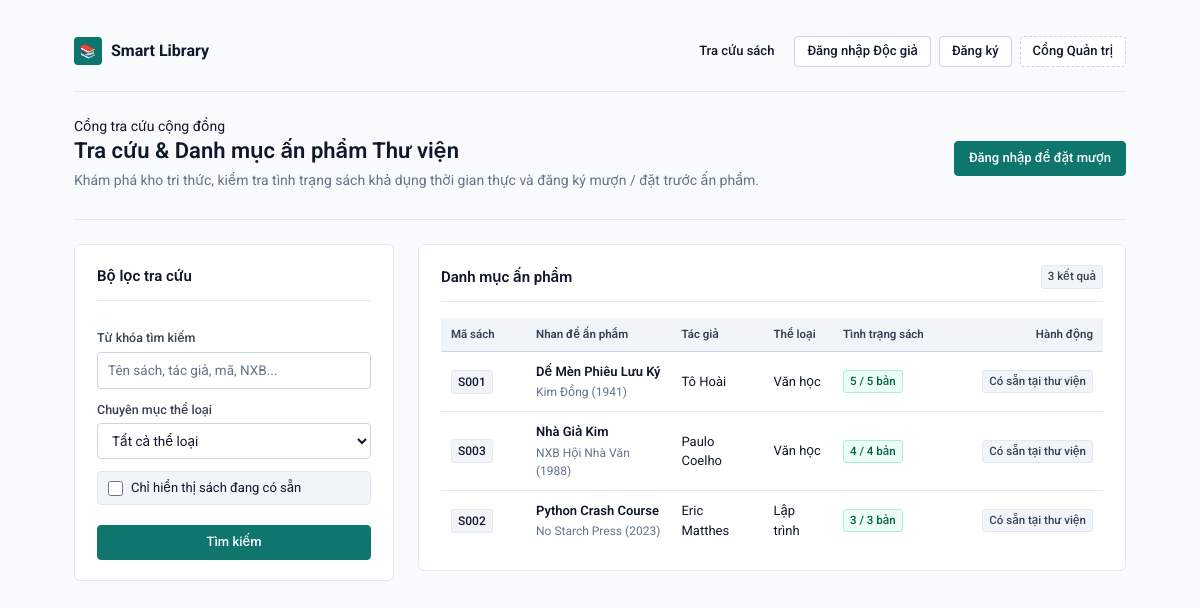
Before: / with the older database file.
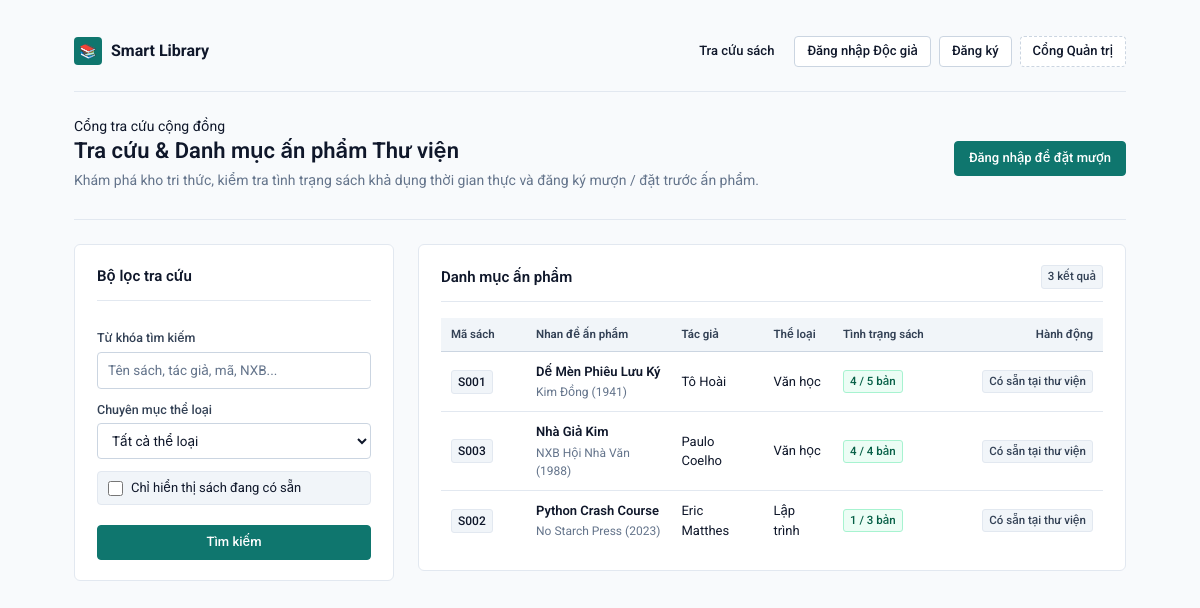
After: the same page with the newer database file.
### tables this page shows
CREATE TABLE books(
        id INTEGER PRIMARY KEY AUTOINCREMENT,
        code TEXT NOT NULL UNIQUE,
        title TEXT NOT NULL,
        author TEXT NOT NULL,
        publisher TEXT,
        year INTEGER,
        category_id INTEGER,
        quantity INTEGER NOT NULL DEFAULT 1,
        available INTEGER NOT NULL DEFAULT 1,
        FOREIGN KEY(category_id) REFERENCES categories(id) ON DELETE SET NULL
    );

CREATE TABLE categories(
        id INTEGER PRIMARY KEY AUTOINCREMENT,
        name TEXT NOT NULL UNIQUE,
        description TEXT
    );

### backend/routes/catalog.py (the view)
@app.get("/")
def home():
    q = request.args.get("q", "").strip()
    category = request.args.get("category", type=int)
    available_only = request.args.get("available") == "1"
    sql = """SELECT b.*, c.name AS category FROM books b
             LEFT JOIN categories c ON c.id=b.category_id WHERE 1=1"""
    params = []
    if q:
        sql += " AND (b.title LIKE ? OR b.author LIKE ? OR b.code LIKE ? OR b.publisher LIKE ?)"
        params.extend([f"%{q}%"] * 4)
    if category:
        sql += " AND b.category_id=?"
        params.append(category)
    if available_only:
        sql += " AND b.available>0"
    sql += " ORDER BY b.title COLLATE NOCASE"
    with db() as conn:
        rows = conn.execute(sql, params).fetchall()
        cats = conn.execute("SELECT * FROM categories ORDER BY name").fetchall()
    return render_template("public_home.html", books=rows, categories=cats, q=q, category=category, available_only=available_only)

### backend/api/common.py (called while the page is built)
@app.before_request
def protect_json_writes():
    if request.path.startswith("/api/") and request.method in ("POST", "PUT", "PATCH", "DELETE"):
        origin = request.headers.get("Origin")
        if origin:
            parsed = urlparse(origin)
            allowed = {"127.0.0.1", "localhost"}
            if parsed.hostname not in allowed or parsed.port not in (5001, 5173):
                return fail("Origin không hợp lệ.", 403)
        if not request.is_json:
            return fail("Yêu cầu JSON.", 415)

### backend/core.py (called while the page is built)
@app.context_processor
def inject():
    return {
        "logged_in": "employee_id" in session,
        "employee_name": session.get("employee_name"),
    }

### backend/database.py (called while the page is built)
def db():
    conn = sqlite3.connect(DB)
    conn.row_factory = sqlite3.Row
    conn.execute("PRAGMA foreign_keys=ON")
    return conn

### frontend/templates/reader/public_home.html (shortened to what this page needs)
{% extends 'user_base.html' %}
{% block content %}
<header class="page-header" style="margin-bottom: 24px;">
  <div>
    <span class="page-kicker">Cổng tra cứu cộng đồng</span>
    <h1>Tra cứu &amp; Danh mục ấn phẩm Thư viện</h1>
    <p class="muted" style="margin-top: 6px; font-size: 14px;">Khám phá kho tri thức, kiểm tra tình trạng sách khả dụng thời gian thực và đăng ký mượn / đặt trước ấn phẩm.</p>
  </div>
  <div class="actions">
    {% if not session.get('reader_id') and not session.get('employee_id') %}
    <a class="btn primary" href="{{ url_for('user_login') }}">Đăng nhập để đặt mượn</a>
    {% endif %}
  </div>
</header>
<div class="split-layout">
  <form method="get" action="{{ url_for('home') }}" class="panel sticky-col form-stack">
    <div class="panel-header">
      <h2>Bộ lọc tra cứu</h2>
    </div>
    <label>
      Từ khóa tìm kiếm
      <input name="q" value="{{ q }}" placeholder="Tên sách, tác giả, mã, NXB...">
    </label>
    <label>
      Chuyên mục thể loại
      <select name="category">
        <option value="">Tất cả thể loại</option>
      </select>
    </label>
    <label class="check">
      <input type="checkbox" name="available" value="1" {% if available_only %}checked{% endif %}>
      Chỉ hiển thị sách đang có sẵn
    </label>
    <div class="actions" style="margin-top: 8px;">
      <button type="submit" class="btn primary" style="flex: 1;">Tìm kiếm</button>
    </div>
  </form>
  <section class="panel">
    <div class="panel-header">
      <h2>Danh mục ấn phẩm</h2>
      <span class="tag neutral">{{ books|length }} kết quả</span>
    </div>
    <div class="table-responsive">
      <table>
        <thead>
          <tr>
            <th style="width: 85px;">Mã sách</th>
            <th>Nhan đề ấn phẩm</th>
            <th>Tác giả</th>
            <th>Thể loại</th>
            <th style="width: 120px;">Tình trạng sách</th>
            <th style="width: 150px; text-align: right;">Hành động</th>
          </tr>
        </thead>
        <tbody>
          {% for b in books %}
          <tr>
            <td><span class="code-cell">{{ b.code }}</span></td>
            <td>
              <div style="font-weight: 600; color: var(--ink-primary);">{{ b.title }}</div>
              <div class="muted" style="font-size: 12px; margin-top: 2px;">{{ b.publisher or 'NXB chưa cập nhật' }}{% if b.year %} ({{ b.year }}){% endif %}</div>
            </td>
            <td>{{ b.author }}</td>
            <td>{{ b.category or 'Chưa phân loại' }}</td>
            <td>
              {% if b.available > 0 %}
              <span class="tag good">{{ b.available }} / {{ b.quantity }} bản</span>
              {% else %}
              <span class="tag bad">Tạm hết sách</span>
              {% endif %}
            </td>
            <td style="text-align: right;">
              {% if session.get('reader_id') %}
                {% if b.available == 0 %}
                <form method="post" action="{{ url_for('user_reserve', book_id=b.id) }}" style="display: inline-block;">
                  <button type="submit" class="btn primary btn-sm">Đặt trước</button>
                </form>
                {% else %}
                <span class="tag neutral">Sẵn sàng tại quầy</span>
                {% endif %}
              {% elif session.get('employee_id') %}
                <a class="btn secondary btn-sm" href="{{ url_for('book_detail', id=b.id) }}">Xem hồ sơ</a>
              {% else %}
                {% if b.available == 0 %}
                <a class="btn secondary btn-sm" href="{{ url_for('user_login') }}">Đăng nhập đặt trước</a>
                {% else %}
                <span class="tag neutral">Có sẵn tại thư viện</span>
                {% endif %}
              {% endif %}
            </td>
          </tr>
          {% else %}
          <tr>
            <td colspan="6" class="empty-state">Không tìm thấy đầu sách nào phù hợp với điều kiện tìm kiếm.</td>
          </tr>
          {% endfor %}
        </tbody>
      </table>
    </div>
  </section>
</div>
{% endblock %}

Changed rows visible on the page:
changed books "Dế Mèn Phiêu Lưu Ký": available "5" → "4"
changed books "Python Crash Course": available "3" → "1"
